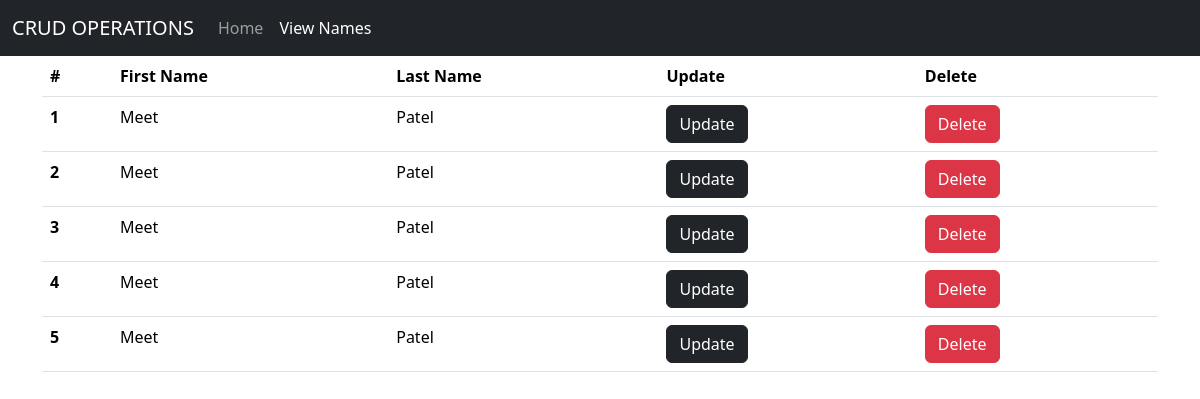
The page /view on the database as committed earlier.
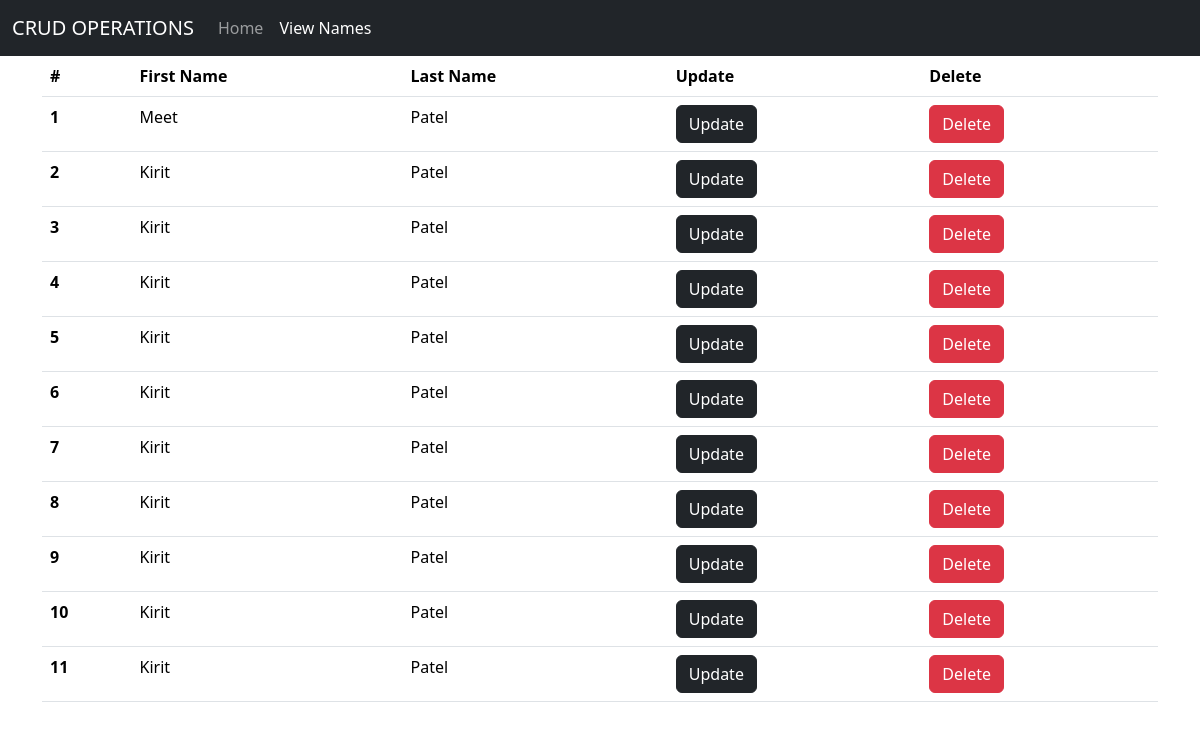
The same page on the database as committed later.
### home/models.py (models this page shows, shortened)
class Details(models.Model):
    firstName = models.CharField(max_length=50)
    lastName = models.CharField(max_length=50)

### home/views.py (the view)
# urls.py: path('view', views.view, name='view'),
def view(request):
    allName = Details.objects.all()
    context = {'view': allName}
    return render(request, 'view.html', context)

### templates/view.html (shortened to what this page needs)
{% extends "index.html" %}
{% block content %}
<table class="table">
    <thead>
        <tr>
            <th class="id" scope="col">#</th>
            <th scope="col">First Name</th>
            <th scope="col">Last Name</th>
            <th scope="col">Update</th>
            <th scope="col">Delete</th>
        </tr>
    </thead>
    <tbody>
        {% for i in view %}
        <tr>
            <th scope="row">{{ forloop.counter }}</th>
            <td>{{ i.firstName }}</td>
            <td>{{ i.lastName }}</td>
            <td>
                <button type="button" class="btn btn-dark">
                    <a href="{% url 'update_records' i.pk %}">Update</a>
                </button>
            </td>
            <td>
                <button type="button" class="btn btn-danger">
                    <a href="{% url 'delete_records' i.pk %}">Delete</a>
                </button>
            </td>
        </tr>
        {% endfor %}
    </tbody>
</table>
{% endblock %}

### templates/index.html (shortened to what this page needs)
{% extends "base.html" %}

### templates/base.html (shortened to what this page needs)
<!DOCTYPE html>
<html lang="en">
<head>
    <link href="https://cdn.jsdelivr.net/npm/bootstrap@5.3.3/dist/css/bootstrap.min.css" rel="stylesheet">
</head>
<body>
    <nav class="navbar navbar-expand-lg navbar-dark bg-dark">
        <div class="container-fluid">
            <a class="navbar-brand" href="/">CRUD OPERATIONS</a>
            <div class="collapse navbar-collapse" id="navbarSupportedContent">
                <ul class="navbar-nav me-auto mb-2 mb-lg-0">
                    <li class="nav-item">
                        <a class="nav-link" id="homeLink" aria-current="page" href="/">Home</a>
                    </li>
                    <li class="nav-item">
                        <a class="nav-link" id="viewLink" href="/view">View Names</a>
                    </li>
                </ul>
            </div>
        </div>
    </nav>
    <div class="container">
        {% block content %}
        {% endblock %}
    </div>
</body>
</html>

### templates/view.html (style rules this page uses)
a { text-decoration: none; color: white; }

Rows that differ between the two databases and show on the page:
removed Details: firstName "Meet", lastName "Patel"
removed Details: firstName "Meet", lastName "Patel"
removed Details: firstName "Meet", lastName "Patel"
removed Details: firstName "Meet", lastName "Patel"
added Details: firstName "Kirit", lastName "Patel"
added Details: firstName "Kirit", lastName "Patel"
added Details: firstName "Kirit", lastName "Patel"
added Details: firstName "Kirit", lastName "Patel"
added Details: firstName "Kirit", lastName "Patel"
added Details: firstName "Kirit", lastName "Patel"
added Details: firstName "Kirit", lastName "Patel"
added Details: firstName "Kirit", lastName "Patel"
added Details: firstName "Kirit", lastName "Patel"
added Details: firstName "Kirit", lastName "Patel"
